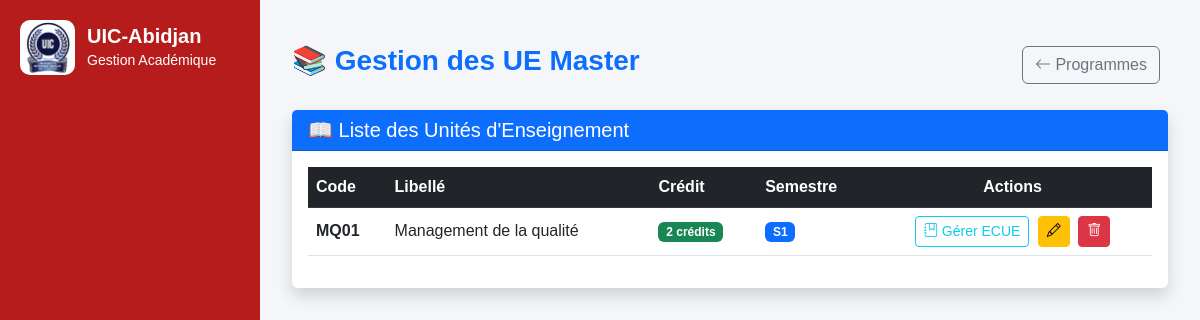
/lmd/master/ue/, run on an earlier commit of the app's database.
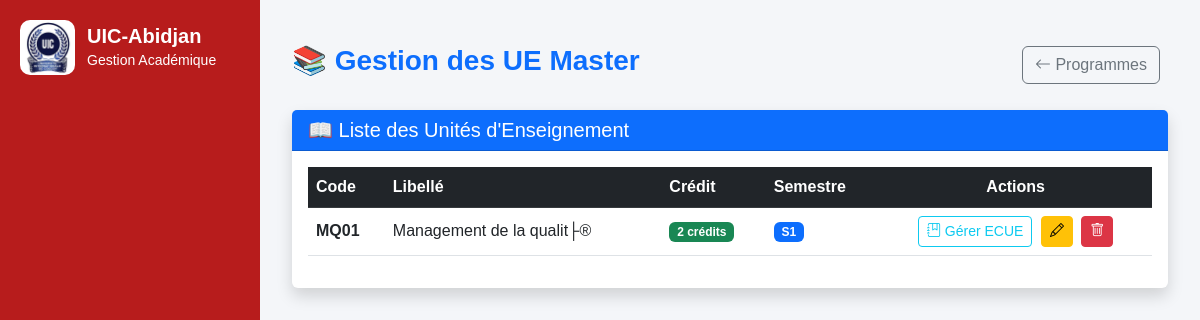
And on a later commit of the database.
### lmd/models.py (models this page shows, shortened)
class MasterUE(models.Model):
    programme = models.ForeignKey(
        MasterProgramme,
        on_delete=models.CASCADE,
        related_name="ues"
    )
    code = models.CharField(
        max_length=20
    )
    libelle = models.CharField(
        max_length=200
    )
    credit = models.IntegerField(
        default=0
    )
    semestre = models.CharField(
        max_length=2,
        choices=[
            ("S1","Semestre 1"),
            ("S2","Semestre 2"),
            ("S3","Semestre 3"),
            ("S4","Semestre 4"),
        ]
    )

### lmd/views.py (the view)
# urls.py: path("master/ue/",views.master_ue_list,name="master_ue_list"),
def master_ue_list(request):
    programme_id = request.GET.get("programme")
    programme = None
    if programme_id:
        programme = get_object_or_404(
            MasterProgramme,
            id=programme_id
        )
        ues = MasterUE.objects.filter(
            programme=programme
        )
    else:
        ues = MasterUE.objects.all()
    return render(
        request,
         "lmd/master/ue_list.html",
        {
            "ues":ues,
            "programme":programme
        }
    )

### lmd/templates/lmd/master/ue_list.html (shortened to what this page needs)
{% extends "base.html" %}
{% block content %}
<div class="container-fluid py-4">
    <div class="d-flex justify-content-between align-items-center mb-4">
        <div>
            <h3 class="fw-bold text-primary">
                📚 Gestion des UE Master
            </h3>
        </div>
        <div>
            <a href="{% url 'master_programme_list' %}" class="btn btn-outline-secondary me-2">
                <i class="bi bi-arrow-left"></i>
                Programmes
            </a>
        </div>
    </div>
    <div class="card shadow border-0">
        <div class="card-header bg-primary text-white">
            <h5 class="mb-0">
                📖 Liste des Unités d'Enseignement
            </h5>
        </div>
        <div class="card-body">
            <div class="table-responsive">
                <table class="table table-hover align-middle">
                    <thead class="table-dark">
                        <tr>
                            <th>
                                Code
                            </th>
                            <th>
                                Libellé
                            </th>
                            <th>
                                Crédit
                            </th>
                            <th>
                                Semestre
                            </th>
                            <th class="text-center">
                                Actions
                            </th>
                        </tr>
                    </thead>
                    <tbody>
                        {% for ue in ues %}
                        <tr>
                            <td>
                                <strong>
                                    {{ ue.code }}
                                </strong>
                            </td>
                            <td>
                                {{ ue.libelle }}
                            </td>
                            <td>
                                <span class="badge bg-success">
                                    {{ ue.credit }} crédits
                                </span>
                            </td>
                            <td>
                                <span class="badge bg-primary">
                                    {{ ue.semestre }}
                                </span>
                            </td>
                            <td class="text-center">
                                <a href="{% url 'master_ecue' ue.id %}" class="btn btn-outline-info btn-sm me-1">
                                    <i class="bi bi-journal-bookmark"></i>
                                    Gérer ECUE
                                </a>
                                <a href="{% url 'master_ue_edit' ue.id %}" class="btn btn-warning btn-sm me-1">
                                    <i class="bi bi-pencil"></i>
                                </a>
                                <a href="{% url 'master_ue_delete' ue.id %}" class="btn btn-danger btn-sm"
                                    onclick="return confirm('Voulez-vous supprimer cette UE ?')">
                                    <i class="bi bi-trash"></i>
                                </a>
                            </td>
                        </tr>
                        {% endfor %}
                    </tbody>
                </table>
            </div>
        </div>
    </div>
</div>
{% endblock %}

What changed in the data, as far as the page shows it:
changed MasterUE "MQ01": libelle "Management de la qualité" → "Management de la qualit├®"
